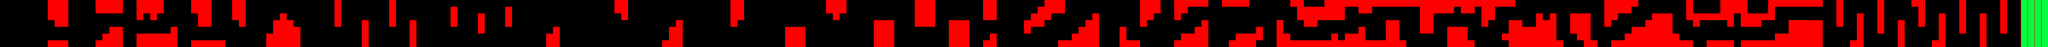

A level layout from a 2D game, rendered from its tile map. Below: a short description, then the map file with tile-grid data replaced by summaries:
An orthogonal 300x7 tile map with 64x64 px tiles, 2 tile layers (obstacle, meta), 2 tilesets and 1 object (player_point).

<map version="1.0" orientation="orthogonal" width="300" height="7" tilewidth="64" tileheight="64">
 <tileset firstgid="1" name="meta_tiles" tilewidth="64" tileheight="64" spacing="1" margin="1">
  <image source="meta_tiles.png" width="280" height="70" />
  <tile id="0">
   <properties>
    <property name="obstacle_tile" value="true" />
   </properties>
  </tile>
  <tile id="1">
   <properties>
    <property name="destination_tile" value="true" />
   </properties>
  </tile>
 </tileset>
 <tileset firstgid="5" name="obstacle_tile" tilewidth="64" tileheight="64" spacing="1" margin="1">
  <image source="obstacle_tile.png" width="66" height="66" />
 </tileset>
 <layer name="obstacle" width="300" height="7">
  <data>[2100 cells, 594 non-empty, 1 distinct tile ids]</data>
 </layer>
 <objectgroup name="object" width="300" height="7">
  <object name="player_point" x="57" y="188" width="77" height="75" />
 </objectgroup>
 <layer name="meta" width="300" height="7">
  <data>[2100 cells, 622 non-empty, 2 distinct tile ids]</data>
 </layer>
</map>
